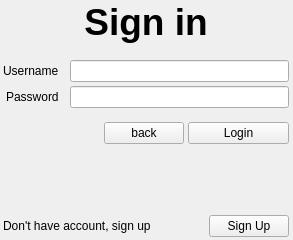
<?xml version="1.0" encoding="UTF-8"?>
<ui version="4.0">
 <class>Sign_in</class>
 <widget class="QWidget" name="Sign_in">
  <property name="geometry">
   <rect>
    <x>0</x>
    <y>0</y>
    <width>293</width>
    <height>240</height>
   </rect>
  </property>
  <property name="sizePolicy">
   <sizepolicy hsizetype="Preferred" vsizetype="Preferred">
    <horstretch>0</horstretch>
    <verstretch>0</verstretch>
   </sizepolicy>
  </property>
  <property name="windowTitle">
   <string>Form</string>
  </property>
  <layout class="QVBoxLayout" name="verticalLayout">
   <property name="spacing">
    <number>7</number>
   </property>
   <property name="leftMargin">
    <number>3</number>
   </property>
   <property name="topMargin">
    <number>1</number>
   </property>
   <property name="rightMargin">
    <number>4</number>
   </property>
   <property name="bottomMargin">
    <number>3</number>
   </property>
   <item>
    <widget class="QLabel" name="label_2">
     <property name="maximumSize">
      <size>
       <width>16777215</width>
       <height>100</height>
      </size>
     </property>
     <property name="font">
      <font>
       <pointsize>28</pointsize>
       <bold>true</bold>
      </font>
     </property>
     <property name="text">
      <string>Sign in</string>
     </property>
     <property name="alignment">
      <set>Qt::AlignCenter</set>
     </property>
    </widget>
   </item>
   <item>
    <layout class="QFormLayout" name="formLayout">
     <property name="labelAlignment">
      <set>Qt::AlignRight|Qt::AlignTrailing|Qt::AlignVCenter</set>
     </property>
     <property name="horizontalSpacing">
      <number>11</number>
     </property>
     <property name="verticalSpacing">
      <number>4</number>
     </property>
     <property name="leftMargin">
      <number>0</number>
     </property>
     <property name="topMargin">
      <number>10</number>
     </property>
     <property name="rightMargin">
      <number>0</number>
     </property>
     <property name="bottomMargin">
      <number>7</number>
     </property>
     <item row="0" column="0">
      <widget class="QLabel" name="label_4">
       <property name="text">
        <string>Username</string>
       </property>
      </widget>
     </item>
     <item row="0" column="1">
      <widget class="QLineEdit" name="lineEdit_login">
       <property name="sizePolicy">
        <sizepolicy hsizetype="Expanding" vsizetype="Fixed">
         <horstretch>0</horstretch>
         <verstretch>0</verstretch>
        </sizepolicy>
       </property>
      </widget>
     </item>
     <item row="1" column="0">
      <widget class="QLabel" name="label_5">
       <property name="text">
        <string>Password</string>
       </property>
      </widget>
     </item>
     <item row="1" column="1">
      <widget class="QLineEdit" name="lineEdit_password">
       <property name="sizePolicy">
        <sizepolicy hsizetype="Expanding" vsizetype="Fixed">
         <horstretch>0</horstretch>
         <verstretch>0</verstretch>
        </sizepolicy>
       </property>
      </widget>
     </item>
    </layout>
   </item>
   <item>
    <layout class="QHBoxLayout" name="horizontalLayout">
     <property name="spacing">
      <number>4</number>
     </property>
     <property name="leftMargin">
      <number>0</number>
     </property>
     <property name="topMargin">
      <number>0</number>
     </property>
     <property name="rightMargin">
      <number>0</number>
     </property>
     <property name="bottomMargin">
      <number>0</number>
     </property>
     <item>
      <spacer name="horizontalSpacer">
       <property name="orientation">
        <enum>Qt::Horizontal</enum>
       </property>
       <property name="sizeHint" stdset="0">
        <size>
         <width>98</width>
         <height>20</height>
        </size>
       </property>
      </spacer>
     </item>
     <item>
      <widget class="QPushButton" name="back_from_sign_in">
       <property name="text">
        <string>back</string>
       </property>
      </widget>
     </item>
     <item>
      <widget class="QPushButton" name="login">
       <property name="sizePolicy">
        <sizepolicy hsizetype="Expanding" vsizetype="Fixed">
         <horstretch>0</horstretch>
         <verstretch>0</verstretch>
        </sizepolicy>
       </property>
       <property name="text">
        <string>Login</string>
       </property>
      </widget>
     </item>
    </layout>
   </item>
   <item>
    <spacer name="verticalSpacer">
     <property name="orientation">
      <enum>Qt::Vertical</enum>
     </property>
     <property name="sizeHint" stdset="0">
      <size>
       <width>20</width>
       <height>40</height>
      </size>
     </property>
    </spacer>
   </item>
   <item>
    <layout class="QHBoxLayout" name="horizontalLayout_2">
     <item>
      <widget class="QLabel" name="label">
       <property name="text">
        <string>Don't have account, sign up</string>
       </property>
      </widget>
     </item>
     <item>
      <widget class="QPushButton" name="pushButton">
       <property name="sizePolicy">
        <sizepolicy hsizetype="Fixed" vsizetype="Fixed">
         <horstretch>0</horstretch>
         <verstretch>0</verstretch>
        </sizepolicy>
       </property>
       <property name="text">
        <string>Sign Up</string>
       </property>
      </widget>
     </item>
    </layout>
   </item>
  </layout>
 </widget>
 <resources/>
 <connections/>
</ui>
